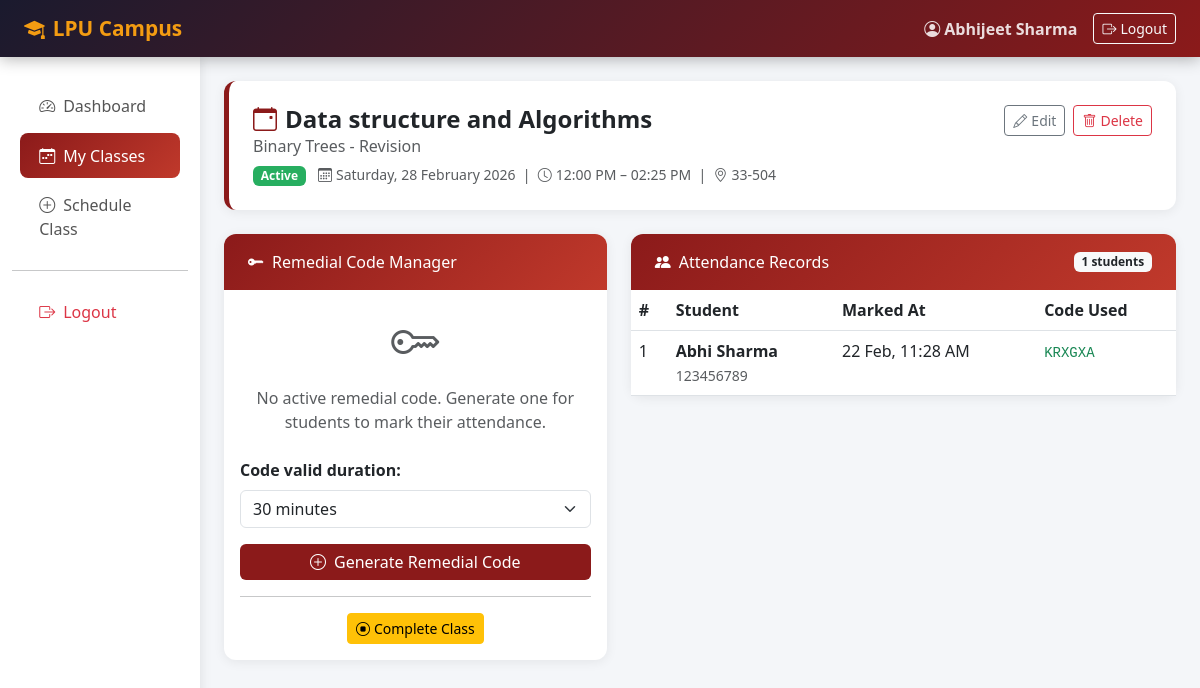
The page /classes/1/ (signed in) on the database its author committed.
### attendance/models.py (models this page shows, shortened)
class MakeUpClass(models.Model):
    STATUS_CHOICES = [
        ('upcoming', 'Upcoming'),
        ('active', 'Active'),
        ('completed', 'Completed'),
        ('cancelled', 'Cancelled'),
    ]
    faculty = models.ForeignKey(User, on_delete=models.CASCADE, related_name='makeup_classes')
    subject = models.CharField(max_length=150)
    topic = models.CharField(max_length=200, blank=True)
    date = models.DateField()
    start_time = models.TimeField()
    end_time = models.TimeField()
    venue = models.CharField(max_length=100)
    status = models.CharField(max_length=10, choices=STATUS_CHOICES, default='upcoming')
    description = models.TextField(blank=True)
    created_at = models.DateTimeField(auto_now_add=True)
    class Meta:
        ordering = ['-date', '-start_time']
    def get_active_code(self):
        return self.remedial_codes.filter(is_active=True).first()

class MakeUpAttendance(models.Model):
    student = models.ForeignKey(User, on_delete=models.CASCADE, related_name='makeup_attendance')
    makeup_class = models.ForeignKey(MakeUpClass, on_delete=models.CASCADE, related_name='attendance_records')
    remedial_code_used = models.ForeignKey(RemedialCode, on_delete=models.SET_NULL, null=True, blank=True)
    marked_at = models.DateTimeField(auto_now_add=True)
    is_present = models.BooleanField(default=True)
    class Meta:
        unique_together = ('student', 'makeup_class')
        ordering = ['-marked_at']

class UserProfile(models.Model):
    ROLE_CHOICES = [
        ('faculty', 'Faculty'),
        ('student', 'Student'),
    ]
    user = models.OneToOneField(User, on_delete=models.CASCADE, related_name='profile')
    role = models.CharField(max_length=10, choices=ROLE_CHOICES)
    registration_number = models.CharField(max_length=20, blank=True, null=True)  # For students
    department = models.CharField(max_length=100, blank=True)
    def is_faculty(self):
        return self.role == 'faculty'

class RemedialCode(models.Model):
    makeup_class = models.ForeignKey(MakeUpClass, on_delete=models.CASCADE, related_name='remedial_codes')
    code = models.CharField(max_length=10, unique=True, default=generate_remedial_code)
    created_by = models.ForeignKey(User, on_delete=models.CASCADE)
    created_at = models.DateTimeField(auto_now_add=True)
    expires_at = models.DateTimeField()
    is_active = models.BooleanField(default=True)
    def is_expired(self):
        return timezone.now() > self.expires_at
    def is_valid(self):
        return self.is_active and not self.is_expired()

### attendance/views.py (the view, shortened to what this page needs)
# urls.py: path('classes/<int:pk>/', views.class_detail, name='class_detail'),
@login_required
def class_detail(request, pk):
    cls = get_object_or_404(MakeUpClass, pk=pk)
    profile = get_object_or_404(UserProfile, user=request.user)
    if profile.is_faculty() and cls.faculty != request.user:
        messages.error(request, "Access denied.")
        return redirect('dashboard')
    attendance_records = MakeUpAttendance.objects.filter(
        makeup_class=cls
    ).select_related('student').order_by('-marked_at')
    active_code = cls.get_active_code()
    code_form = RemedialCodeForm()
    context = {
        'cls': cls,
        'attendance_records': attendance_records,
        'active_code': active_code,
        'code_form': code_form,
        'role': profile.role,
    }
    return render(request, 'attendance/class_detail.html', context)

### attendance/forms.py
class RemedialCodeForm(forms.Form):
    DURATION_CHOICES = [
        (15, '15 minutes'),
        (30, '30 minutes'),
        (60, '1 hour'),
        (120, '2 hours'),
    ]
    duration_minutes = forms.ChoiceField(
        choices=DURATION_CHOICES,
        label="Code valid for",
        initial=30,
    )

### attendance/templates/attendance/class_detail.html (shortened to what this page needs)
{% extends 'attendance/base.html' %}
{% block content %}
<div class="page-header d-flex justify-content-between align-items-start">
    <div>
        <h4 class="mb-0 fw-bold"><i class="bi bi-calendar-event me-2" style="color:#8B1A1A;"></i>{{ cls.subject }}</h4>
        {% if cls.topic %}<p class="mb-0 text-muted">{{ cls.topic }}</p>{% endif %}
        <div class="mt-1">
            <span class="badge badge-{{ cls.status }} text-white me-2">{{ cls.get_status_display }}</span>
            <small class="text-muted">
                <i class="bi bi-calendar3 me-1"></i>{{ cls.date|date:"l, d F Y" }} &nbsp;|&nbsp;
                <i class="bi bi-clock me-1"></i>{{ cls.start_time|time:"h:i A" }} – {{ cls.end_time|time:"h:i A" }} &nbsp;|&nbsp;
                <i class="bi bi-geo-alt me-1"></i>{{ cls.venue }}
            </small>
        </div>
    </div>
    {% if role == 'faculty' %}
    <div class="d-flex gap-2">
        <a href="{% url 'edit_class' cls.pk %}" class="btn btn-outline-secondary btn-sm">
            <i class="bi bi-pencil me-1"></i>Edit
        </a>
        <a href="{% url 'delete_class' cls.pk %}" class="btn btn-outline-danger btn-sm">
            <i class="bi bi-trash me-1"></i>Delete
        </a>
    </div>
    {% endif %}
</div>
<div class="row g-4">
    {% if role == 'faculty' %}
    <div class="col-md-5">
        <div class="card h-100">
            <div class="card-header-lpu">
                <i class="bi bi-key-fill me-2"></i>Remedial Code Manager
            </div>
            <div class="card-body text-center">
                {% if active_code and active_code.is_valid %}
                <div class="mb-3">
                    <p class="text-muted mb-2">Active Code — Share with students:</p>
                    <div class="remedial-code-box code-pulse mb-3">{{ active_code.code }}</div>
                    <div id="countdown-timer" class="mb-3">
                        <i class="bi bi-alarm me-1"></i>Expires in: <span id="timer-display">--:--</span>
                    </div>
                    <small class="text-muted d-block mb-3">Expires: {{ active_code.expires_at|date:"d M Y, h:i A" }}</small>
                </div>
                <form method="post" class="d-inline">
                    {% csrf_token %}
                    <input type="hidden" name="action" value="deactivate_code">
                    <button class="btn btn-danger btn-sm" onclick="return confirm('Deactivate this code?')">
                        <i class="bi bi-x-circle me-1"></i>Deactivate Code
                    </button>
                </form>
                {% else %}
                <div class="mb-4">
                    <i class="bi bi-key text-muted" style="font-size:3rem;"></i>
                    <p class="text-muted mt-2">No active remedial code. Generate one for students to mark their attendance.</p>
                </div>
                <form method="post">
                    <div class="mb-3 text-start">
                        <label class="form-label fw-semibold">Code valid duration:</label>
                        <select name="duration_minutes" class="form-select">
                            <option value="30" selected>30 minutes</option>
                        </select>
                    </div>
                    <button type="submit" class="btn btn-lpu btn-primary w-100">
                        <i class="bi bi-plus-circle me-2"></i>Generate Remedial Code
                    </button>
                </form>
                {% endif %}
                <hr>
                <div class="d-flex gap-2 justify-content-center flex-wrap">
                    {% if cls.status == 'upcoming' %}
                    <form method="post">
                        {% csrf_token %}
                        <input type="hidden" name="action" value="activate_class">
                        <button class="btn btn-success btn-sm"><i class="bi bi-play-circle me-1"></i>Start Class</button>
                    </form>
                    {% elif cls.status == 'active' %}
                    <form method="post">
                        <button class="btn btn-warning btn-sm"><i class="bi bi-stop-circle me-1"></i>Complete Class</button>
                    </form>
                    {% endif %}
                </div>
            </div>
        </div>
    </div>
    <div class="col-md-7">
        <div class="card">
            <div class="card-header-lpu d-flex justify-content-between align-items-center">
                <span><i class="bi bi-people-fill me-2"></i>Attendance Records</span>
                <span class="badge bg-light text-dark">{{ attendance_records.count }} students</span>
            </div>
            <div class="card-body p-0">
                <table class="table table-hover mb-0">
                    <thead class="table-lpu">
                        <tr><th>#</th><th>Student</th><th>Marked At</th><th>Code Used</th></tr>
                    </thead>
                    <tbody>
                        {% for rec in attendance_records %}
                        <tr>
                            <td>{{ forloop.counter }}</td>
                            <td>
                                <strong>{{ rec.student.get_full_name|default:rec.student.username }}</strong>
                                {% if rec.student.profile.registration_number %}
                                <br><small class="text-muted">{{ rec.student.profile.registration_number }}</small>
                                {% endif %}
                            </td>
                            <td>{{ rec.marked_at|date:"d M, h:i A" }}</td>
                            <td>
                                {% if rec.remedial_code_used %}
                                <code class="text-success">{{ rec.remedial_code_used.code }}</code>
                                {% else %}<span class="text-muted">—</span>{% endif %}
                            </td>
                        </tr>
                        {% endfor %}
                    </tbody>
                </table>
            </div>
        </div>
    </div>
    {% endif %}
</div>
{% endblock %}

### attendance/templates/attendance/base.html (shortened to what this page needs)
<!DOCTYPE html>
<html lang="en">
<head>
    <link href="https://cdn.jsdelivr.net/npm/bootstrap@5.3.0/dist/css/bootstrap.min.css" rel="stylesheet">
    <link href="https://cdn.jsdelivr.net/npm/bootstrap-icons@1.11.0/font/bootstrap-icons.css" rel="stylesheet">
</head>
<body>
<nav class="navbar navbar-expand-lg navbar-lpu">
    <div class="container-fluid px-4">
        <a class="navbar-brand" href="{% url 'dashboard' %}">
            <i class="bi bi-mortarboard-fill me-2"></i>LPU Campus
        </a>
        <div class="collapse navbar-collapse" id="navbarNav">
            <ul class="navbar-nav ms-auto align-items-center gap-2">
                {% if user.is_authenticated %}
                <li class="nav-item">
                    <span class="nav-link text-warning fw-semibold">
                        <i class="bi bi-person-circle me-1"></i>{{ user.get_full_name|default:user.username }}
                    </span>
                </li>
                <li class="nav-item">
                    <a class="btn btn-outline-light btn-sm" href="{% url 'logout' %}">
                        <i class="bi bi-box-arrow-right me-1"></i>Logout
                    </a>
                </li>
                {% endif %}
            </ul>
        </div>
    </div>
</nav>
<div class="container-fluid">
    <div class="row">
        {% if user.is_authenticated %}
        <div class="col-md-2 sidebar d-none d-md-block">
            <ul class="nav flex-column">
                <li class="nav-item">
                    <a class="nav-link {% if request.resolver_match.url_name == 'dashboard' %}active{% endif %}"
                       href="{% url 'dashboard' %}">
                        <i class="bi bi-speedometer2"></i>Dashboard
                    </a>
                </li>
                {% if user.profile.role == 'faculty' %}
                <li class="nav-item">
                    <a class="nav-link {% if 'class' in request.resolver_match.url_name %}active{% endif %}"
                       href="{% url 'faculty_classes' %}">
                        <i class="bi bi-calendar-week"></i>My Classes
                    </a>
                </li>
                <li class="nav-item">
                    <a class="nav-link" href="{% url 'schedule_class' %}">
                        <i class="bi bi-plus-circle"></i>Schedule Class
                    </a>
                </li>
                {% endif %}
                <hr>
                <li class="nav-item">
                    <a class="nav-link text-danger" href="{% url 'logout' %}">
                        <i class="bi bi-box-arrow-right"></i>Logout
                    </a>
                </li>
            </ul>
        </div>
        {% endif %}
        <div class="col-md-{% if user.is_authenticated %}10{% else %}12{% endif %} py-4 px-4">
            {% block content %}{% endblock %}
        </div>
    </div>
</div>
</body>
</html>

### attendance/templates/attendance/base.html (style rules this page uses)
:root { --lpu-primary: #8B1A1A; --lpu-secondary: #C0392B; --lpu-gold: #F39C12; --lpu-dark: #1a1a2e; }
body { background: #f4f6f9; font-family: 'Segoe UI', sans-serif; }
.navbar-lpu { background: linear-gradient(135deg, var(--lpu-dark) 0%, var(--lpu-primary) 100%); box-shadow: 0 2px 15px rgba(0,0,0,0.3); }
.navbar-lpu .navbar-brand { color: var(--lpu-gold) !important; font-weight: 700; font-size: 1.3rem; }
.navbar-lpu .nav-link { color: rgba(255,255,255,0.85) !important; transition: color 0.2s; }
.sidebar { background: white; min-height: calc(100vh - 66px); box-shadow: 2px 0 10px rgba(0,0,0,0.08); padding-top: 1.5rem; }
.sidebar .nav-link { color: #555; padding: 0.65rem 1.2rem; border-radius: 8px; margin: 0.15rem 0.5rem; transition: all 0.2s; }
.sidebar .nav-link:hover, .sidebar .nav-link.active { background: linear-gradient(135deg, var(--lpu-primary), var(--lpu-secondary)); color: white !important; }
.sidebar .nav-link i { margin-right: 8px; width: 18px; }
.card { border: none; box-shadow: 0 2px 12px rgba(0,0,0,0.07); border-radius: 12px; }
.card-header-lpu { background: linear-gradient(135deg, var(--lpu-primary), var(--lpu-secondary)); color: white; border-radius: 12px 12px 0 0 !important; padding: 1rem 1.5rem; }
.badge-active { background: #27AE60; }
.btn-lpu { background: var(--lpu-primary); color: white; border: none; }
.page-header { background: white; border-radius: 12px; padding: 1.5rem; margin-bottom: 1.5rem; box-shadow: 0 2px 12px rgba(0,0,0,0.07); border-left: 5px solid var(--lpu-primary); }

### rows shown on the page
MakeUpClass: subject "Data structure and Algorithms", topic "Binary Trees - Revision", status "Active", date "Saturday, 28 February 2026", start_time "12:00 PM", end_time "02:25 PM", venue "33-504"
MakeUpAttendance: student.get_full_name "Abhi Sharma", student.profile.registration_number "123456789", marked_at "22 Feb, 11:28 AM", remedial_code_used.code "KRXGXA"

### other values the page prints
{{ user.get_full_name|default:user.username }} "Abhijeet Sharma"
{{ attendance_records.count }} "1"
